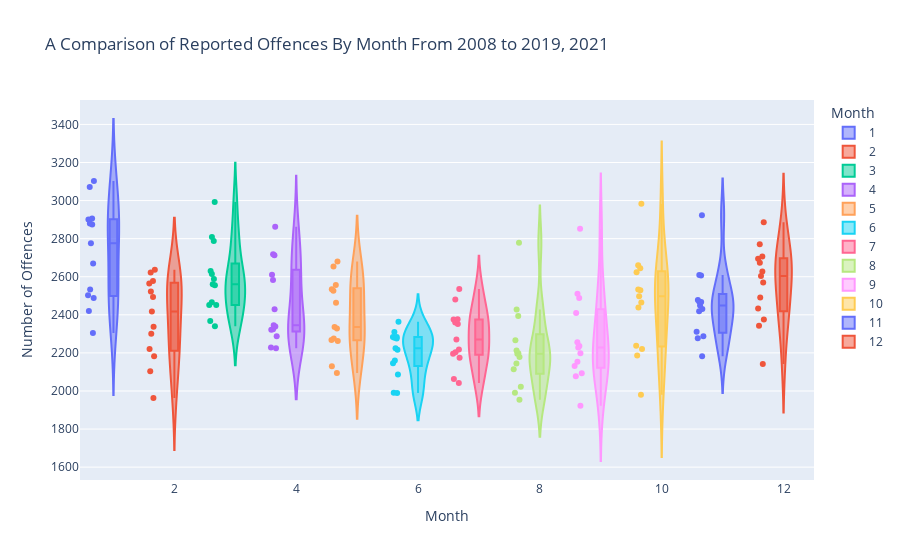

Write notebook code for a chart like this one.
### Code cell
Offence_sum_df_no_2020 = Offence_sum_df[(Offence_sum_df['Year'] != 2020) & (Offence_sum_df['Year'] != 2022)] 
fig1 = px.violin(Offence_sum_df_no_2020, 
                x="Month", 
                y="Number of Offences", 
                color='Month', 
                box=True, 
                points='all',
                title = 'A Comparison of Reported Offences By Month From 2008 to 2019, 2021 ')

fig1.show()

### Figure 1 — Plotly figure (JSON) as saved in the notebook; plotly's stock layout.template omitted (floating-point values rounded to 4 significant figures)
{"data": [{"alignmentgroup": "True", "box": {"visible": true}, "hovertemplate": "Month=%{x}<br>Number of Offences=%{y}<extra></extra>", "legendgroup": "1", "marker": {"color": "#636efa"}, "name": "1", "offsetgroup": "1", "orientation": "v", "points": "all", "scalegroup": "True", "showlegend": true, "type": "violin", "x": [1, 1, 1, 1, 1, 1, 1, 1, 1, 1, 1, 1, 1], "x0": " ", "xaxis": "x", "y": [2420, 2669, 3072, 2533, 2880, 2488, 2305, 2776, 2503, 3103, 2906, 2874, 2901], "y0": " ", "yaxis": "y"}, {"alignmentgroup": "True", "box": {"visible": true}, "hovertemplate": "Month=%{x}<br>Number of Offences=%{y}<extra></extra>", "legendgroup": "2", "marker": {"color": "#EF553B"}, "name": "2", "offsetgroup": "2", "orientation": "v", "points": "all", "scalegroup": "True", "showlegend": true, "type": "violin", "x": [2, 2, 2, 2, 2, 2, 2, 2, 2, 2, 2, 2, 2], "x0": " ", "xaxis": "x", "y": [2417, 2183, 2565, 2494, 2578, 2301, 1963, 2103, 2337, 2622, 2637, 2220, 2523], "y0": " ", "yaxis": "y"}, {"alignmentgroup": "True", "box": {"visible": true}, "hovertemplate": "Month=%{x}<br>Number of Offences=%{y}<extra></extra>", "legendgroup": "3", "marker": {"color": "#00cc96"}, "name": "3", "offsetgroup": "3", "orientation": "v", "points": "all", "scalegroup": "True", "showlegend": true, "type": "violin", "x": [3, 3, 3, 3, 3, 3, 3, 3, 3, 3, 3, 3, 3], "x0": " ", "xaxis": "x", "y": [2630, 2451, 2809, 2367, 2788, 2555, 2451, 2466, 2340, 2560, 2588, 2615, 2993], "y0": " ", "yaxis": "y"}, {"alignmentgroup": "True", "box": {"visible": true}, "hovertemplate": "Month=%{x}<br>Number of Offences=%{y}<extra></extra>", "legendgroup": "4", "marker": {"color": "#ab63fa"}, "name": "4", "offsetgroup": "4", "orientation": "v", "points": "all", "scalegroup": "True", "showlegend": true, "type": "violin", "x": [4, 4, 4, 4, 4, 4, 4, 4, 4, 4, 4, 4, 4], "x0": " ", "xaxis": "x", "y": [2583, 2345, 2611, 2228, 2862, 2339, 2429, 2321, 2287, 2225, 2718, 2324, 2713], "y0": " ", "yaxis": "y"}, {"alignmentgroup": "True", "box": {"visible": true}, "hovertemplate": "Month=%{x}<br>Number of Offences=%{y}<extra></extra>", "legendgroup": "5", "marker": {"color": "#FFA15A"}, "name": "5", "offsetgroup": "5", "orientation": "v", "points": "all", "scalegroup": "True", "showlegend": true, "type": "violin", "x": [5, 5, 5, 5, 5, 5, 5, 5, 5, 5, 5, 5, 5], "x0": " ", "xaxis": "x", "y": [2262, 2268, 2654, 2095, 2526, 2276, 2328, 2130, 2336, 2534, 2556, 2464, 2680], "y0": " ", "yaxis": "y"}, {"alignmentgroup": "True", "box": {"visible": true}, "hovertemplate": "Month=%{x}<br>Number of Offences=%{y}<extra></extra>", "legendgroup": "6", "marker": {"color": "#19d3f3"}, "name": "6", "offsetgroup": "6", "orientation": "v", "points": "all", "scalegroup": "True", "showlegend": true, "type": "violin", "x": [6, 6, 6, 6, 6, 6, 6, 6, 6, 6, 6, 6, 6], "x0": " ", "xaxis": "x", "y": [2276, 2217, 2279, 1990, 2087, 2224, 2364, 2310, 2284, 2160, 2146, 1991, 2284], "y0": " ", "yaxis": "y"}, {"alignmentgroup": "True", "box": {"visible": true}, "hovertemplate": "Month=%{x}<br>Number of Offences=%{y}<extra></extra>", "legendgroup": "7", "marker": {"color": "#FF6692"}, "name": "7", "offsetgroup": "7", "orientation": "v", "points": "all", "scalegroup": "True", "showlegend": true, "type": "violin", "x": [7, 7, 7, 7, 7, 7, 7, 7, 7, 7, 7, 7, 7], "x0": " ", "xaxis": "x", "y": [2204, 2174, 2536, 2195, 2360, 2375, 2352, 2042, 2271, 2218, 2481, 2063, 2377], "y0": " ", "yaxis": "y"}, {"alignmentgroup": "True", "box": {"visible": true}, "hovertemplate": "Month=%{x}<br>Number of Offences=%{y}<extra></extra>", "legendgroup": "8", "marker": {"color": "#B6E880"}, "name": "8", "offsetgroup": "8", "orientation": "v", "points": "all", "scalegroup": "True", "showlegend": true, "type": "violin", "x": [8, 8, 8, 8, 8, 8, 8, 8, 8, 8, 8, 8, 8], "x0": " ", "xaxis": "x", "y": [2198, 2144, 2212, 1991, 1954, 2022, 2196, 2114, 2178, 2394, 2428, 2266, 2779], "y0": " ", "yaxis": "y"}, {"alignmentgroup": "True", "box": {"visible": true}, "hovertemplate": "Month=%{x}<br>Number of Offences=%{y}<extra></extra>", "legendgroup": "9", "marker": {"color": "#FF97FF"}, "name": "9", "offsetgroup": "9", "orientation": "v", "points": "all", "scalegroup": "True", "showlegend": true, "type": "violin", "x": [9, 9, 9, 9, 9, 9, 9, 9, 9, 9, 9, 9, 9], "x0": " ", "xaxis": "x", "y": [2228, 2410, 2489, 2078, 2198, 1922, 2093, 2131, 2256, 2236, 2511, 2154, 2852], "y0": " ", "yaxis": "y"}, {"alignmentgroup": "True", "box": {"visible": true}, "hovertemplate": "Month=%{x}<br>Number of Offences=%{y}<extra></extra>", "legendgroup": "10", "marker": {"color": "#FECB52"}, "name": "10", "offsetgroup": "10", "orientation": "v", "points": "all", "scalegroup": "True", "showlegend": true, "type": "violin", "x": [10, 10, 10, 10, 10, 10, 10, 10, 10, 10, 10, 10, 10], "x0": " ", "xaxis": "x", "y": [2498, 2661, 2624, 2186, 2465, 1980, 2221, 2237, 2439, 2533, 2529, 2645, 2983], "y0": " ", "yaxis": "y"}, {"alignmentgroup": "True", "box": {"visible": true}, "hovertemplate": "Month=%{x}<br>Number of Offences=%{y}<extra></extra>", "legendgroup": "11", "marker": {"color": "#636efa"}, "name": "11", "offsetgroup": "11", "orientation": "v", "points": "all", "scalegroup": "True", "showlegend": true, "type": "violin", "x": [11, 11, 11, 11, 11, 11, 11, 11, 11, 11, 11, 11, 11], "x0": " ", "xaxis": "x", "y": [2609, 2467, 2311, 2430, 2449, 2182, 2288, 2277, 2469, 2419, 2478, 2606, 2923], "y0": " ", "yaxis": "y"}, {"alignmentgroup": "True", "box": {"visible": true}, "hovertemplate": "Month=%{x}<br>Number of Offences=%{y}<extra></extra>", "legendgroup": "12", "marker": {"color": "#EF553B"}, "name": "12", "offsetgroup": "12", "orientation": "v", "points": "all", "scalegroup": "True", "showlegend": true, "type": "violin", "x": [12, 12, 12, 12, 12, 12, 12, 12, 12, 12, 12, 12, 12], "x0": " ", "xaxis": "x", "y": [2342, 2604, 2376, 2695, 2491, 2142, 2674, 2433, 2706, 2886, 2570, 2627, 2771], "y0": " ", "yaxis": "y"}], "layout": {"legend": {"title": {"text": "Month"}, "tracegroupgap": 0}, "title": {"text": "A Comparison of Reported Offences By Month From 2008 to 2019, 2021 "}, "violinmode": "overlay", "xaxis": {"anchor": "y", "categoryarray": [1, 2, 3, 4, 5, 6, 7, 8, 9, 10, 11, 12], "categoryorder": "array", "domain": [0, 1], "title": {"text": "Month"}}, "yaxis": {"anchor": "x", "domain": [0, 1], "title": {"text": "Number of Offences"}}}}
